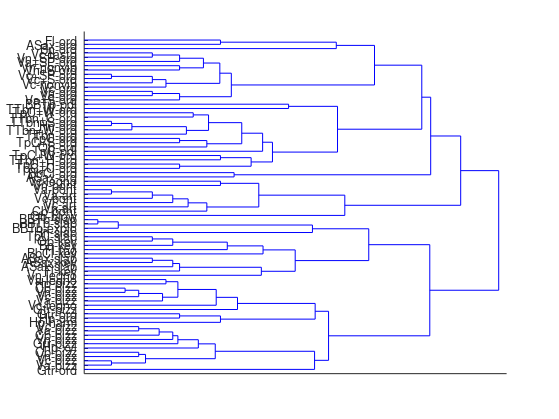

Recreate this plot in MATLAB. (Note: this script raises an error after producing the figure.)
%function clusterAnalysis()
modes = 0;
load simAll
addpath('evaluation')

l = linkage(dc, 'weighted');

% names{2} = [names{2} '     .'];
h=figure(1);
dendrogram(l, 78,'Orientation','right', 'Labels', names)
set(gca, 'xtick', [], 'fontSize', 9)
% axis tight
% saveas(gcf, '../paper/figures/allLinkage', 'png')

set(h,'Units','Inches');
pos = get(h,'Position');
set(h,'PaperPositionMode','Auto','PaperUnits','Inches','PaperSize',[pos(3), pos(4)])
saveas(gcf, '../paper/figures/dendrogram', 'pdf')


for k=2:15
    c(k, :) = cluster(l, 'maxclust', k);
    
    [iNames, ~, ii] = unique(instruments);
    [mNames, ~, im] = unique(modes);
    
    cmi = clusteringMetrics(c(k, :), ii);
    
    cmm = clusteringMetrics(c(k, :), im);
    
    ai(k) = cmi.nmi;
    am(k) = cmm.nmi;
    
    for m=1:100
        cr = randi(k, size(c, 2), 1);
        crmi = clusteringMetrics(cr, ii);
        crmm = clusteringMetrics(cr, im);
        arim(m) = crmi.nmi;
        armm(m) = crmm.nmi;
    end
    
    ari(k) = mean(arim);
    arm(k) = mean(armm);
end
ai(1)=NaN;
am(1)=NaN;
ari(1)=NaN;
arm(1)=NaN;

save('clusters.mat')


figure(1)
plot([ai; am; ari; arm; ai-ari; am-arm]', 'LineWidth', 2)
xlabel('Number of clusters')
ylabel('Nmi')
legend({'judgmentsInstruments', 'judgmentsModes', 'nullInstruments', 'nullModes', 'normalizedJudgmentsInstruments', 'normalizedJudgmentsModes'})
set(gca, 'FontSize', 16)
saveas(gcf, 'figures/clusterAnalysis', 'png')


figure(2)
colormap('jet')
subplot 211
imagesc([c(5, :)/5; im'/15])
subplot 212
imagesc([c(6, :)/6; ii'/15])

% trier les references
% faire un alignement par pair wise max
